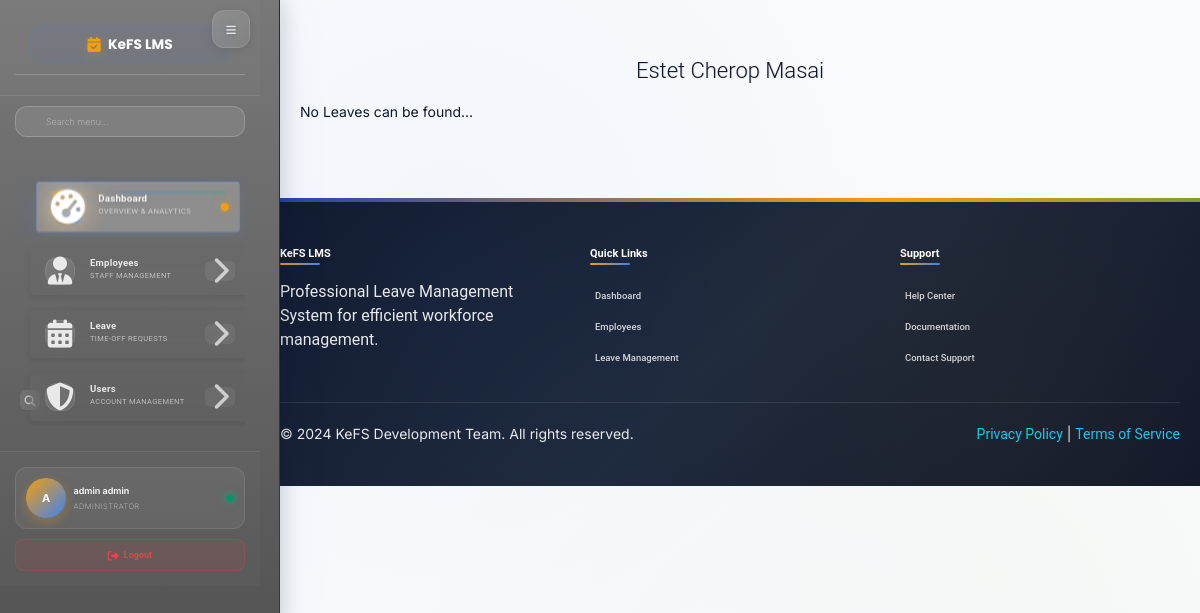
The app's page /dashboard/leaves/view/table/ (signed in), older data.
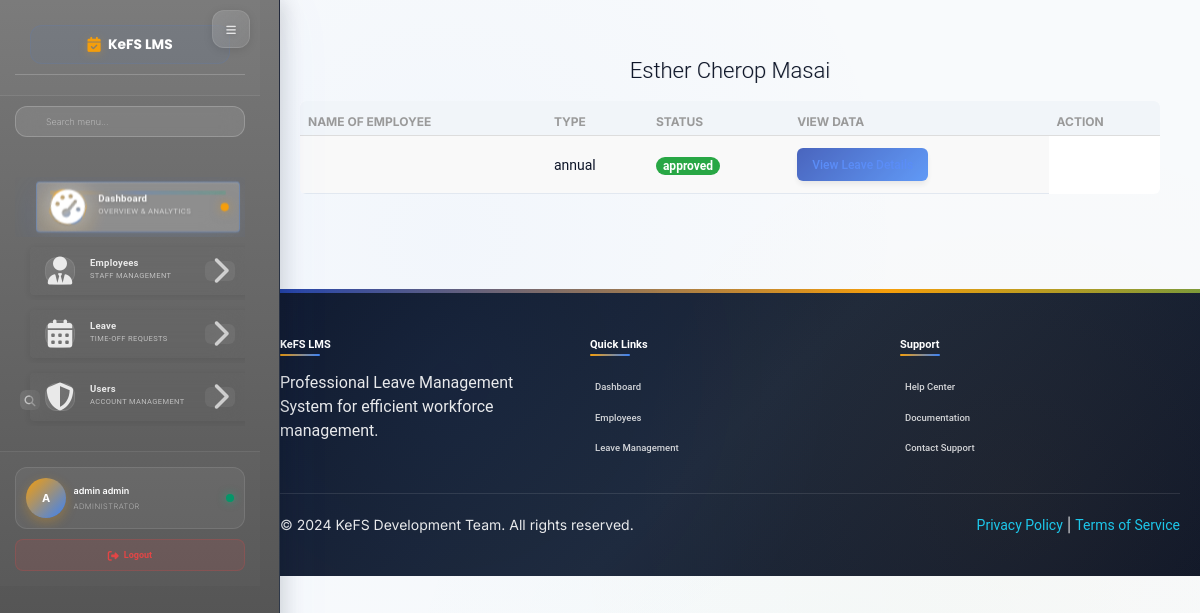
The same page, newer data.
### employee/models.py (models this page shows, shortened)
class Employee(models.Model):
    MALE = 'male'
    FEMALE = 'female'
    OTHER = 'other'
    NOT_KNOWN = 'Prefer not to say'
    GENDER = (
        (MALE, 'Male'),
        (FEMALE, 'Female'),
        (OTHER, 'Other'),
        (NOT_KNOWN, 'Prefer not to say'),
    )
    MR = 'Mr'
    MRS = 'Mrs'
    MSS = 'Mss'
    DR = 'Dr'
    SIR = 'Sir'
    MADAM = 'Madam'
    TITLE = (
        (MR, 'Mr'),
        (MRS, 'Mrs'),
        (MSS, 'Mss'),
        (DR, 'Dr'),
        (SIR, 'Sir'),
        (MADAM, 'Madam'),
    )
    FULL_TIME = 'Full-Time'
    PART_TIME = 'Part-Time'
    CONTRACT = 'Contract'
    INTERN = 'Intern'
    EMPLOYEETYPE = (
        (FULL_TIME, 'Full-Time'),
        (PART_TIME, 'Part-Time'),
        (CONTRACT, 'Contract'),
        (INTERN, 'Intern'),
    )
    user = models.ForeignKey(settings.AUTH_USER_MODEL, on_delete=models.CASCADE, default=1)
    image = models.FileField(_('Profile Image'), upload_to='profiles', default='default.png', blank=True, null=True,
                             help_text='upload image size less than 2.0MB')  # work on path username-date/image
    firstname = models.CharField(_('Firstname'), max_length=250, null=False, blank=False)
    lastname = models.CharField(_('Lastname'), max_length=250, null=False, blank=False)
    othername = models.CharField(_('Othername (optional)'), max_length=250, null=True, blank=True)
    birthday = models.DateField(_('Birthday'), blank=False, null=False)
    Department = models.ForeignKey(Department, verbose_name=_('Department'), on_delete=models.SET_NULL, null=True,
                                    default=None)
    role = models.ForeignKey(Role, verbose_name=_('Role'), on_delete=models.SET_NULL, null=True, default=None)
    startdate = models.DateField(_('Employement Date'), help_text='date of employement', blank=False, null=True)
    employeetype = models.CharField(_('Employee Type'), max_length=115, default=FULL_TIME, choices=EMPLOYEETYPE,
                                    blank=False, null=True)
    peronal_number = models.CharField(_('Personal Number'), max_length=100, null=True, blank=True)
    dateissued = models.DateField(_('Date Issued'), help_text='date staff id was issued', blank=False, null=True)
    is_blocked = models.BooleanField(_('Is Blocked'), help_text='button to toggle employee block and unblock',
                                     default=False)
    is_deleted = models.BooleanField(_('Is Deleted'), help_text='button to toggle employee deleted and undelete',
                                     default=False)
    created = models.DateTimeField(verbose_name=_('Created'), auto_now_add=True, null=True)
    updated = models.DateTimeField(verbose_name=_('Updated'), auto_now=True, null=True)
    objects = EmployeeManager()
    class Meta:
        verbose_name = _('Employee')
        verbose_name_plural = _('Employees')
        ordering = ['-created']
    @property
    def get_full_name(self):
        if self.othername:
            return f"{self.firstname} {self.lastname} {self.othername}"
        return f"{self.firstname} {self.lastname}"

### leave/models.py (models this page shows, shortened)
class Leave(models.Model):
    user = models.ForeignKey(settings.AUTH_USER_MODEL, on_delete=models.CASCADE, default=1)
    startdate = models.DateField(verbose_name=_('Start Date'), help_text='leave start date is on ..', null=True, blank=False)
    enddate = models.DateField(verbose_name=_('End Date'), help_text='coming back on ...', null=True, blank=False)
    leavetype = models.CharField(choices=LEAVE_TYPE, max_length=25, default='SICK', null=True, blank=False)
    reason = models.CharField(verbose_name=_('Reason for Leave'), max_length=255, help_text='add additional information for leave', null=True, blank=True)
    default_annual_leave_days = models.PositiveIntegerField(default=30)
    leave_days_taken = models.PositiveIntegerField(default=0)
    leave_days_remaining = models.PositiveIntegerField(default=0)
    total_leave_days_available = models.PositiveIntegerField(default=0)
    status = models.CharField(max_length=20, default='pending')
    is_approved = models.BooleanField(default=False)
    updated = models.DateTimeField(auto_now=True)
    created = models.DateTimeField(auto_now_add=True)
    holiday = models.ForeignKey('Holiday', on_delete=models.SET_NULL, null=True, blank=True)
    is_recommended = models.BooleanField(default=False)
    objects = LeaveManager()
    class Meta:
        verbose_name = _('Leave')
        verbose_name_plural = _('Leaves')
        ordering = ['-created']
    @staticmethod
    def get_total_days_taken(user, start_date, end_date):
        approved_leaves = Leave.objects.filter(user=user, is_approved=True, startdate__gte=start_date, enddate__lte=end_date)
        return sum((leave.enddate - leave.startdate).days for leave in approved_leaves)

### dashboard/views.py (the view)
# urls.py: path('leaves/view/table/',views.view_my_leave_table,name='staffleavetable'),
def view_my_leave_table(request):
    if not request.user.is_authenticated:
        return redirect('accounts:login')
    user = request.user
    financial_year_start, financial_year_end = get_financial_year_start_end(date.today())
    default_leave_days = 30
    if user.is_staff:
        leaves = Leave.objects.all()
        users = Employee.objects.all()  # Fetch all employees
    else:
        leaves = Leave.objects.filter(user=user)
        users = [Employee.objects.filter(user=user).first()]
    employee = Employee.objects.filter(user=user).first()
    user_leave_data = []
    for emp in users:
        if emp is None:
            continue
        total_days_taken = Leave.get_total_days_taken(emp.user, financial_year_start, financial_year_end)
        try:
            carried_forward = CarriedForward.objects.get(user=emp.user)
            carried_forward_days = carried_forward.leave_days_carried_forward
        except CarriedForward.DoesNotExist:
            carried_forward_days = 0
        carried_forward_days = min(carried_forward_days, 15)
        total_leave_days_available = default_leave_days + carried_forward_days
        days_remaining = total_leave_days_available - total_days_taken
        leave_details = [{
            'leavetype': leave.leavetype,
            'days_taken': (leave.enddate - leave.startdate).days if leave.is_approved else 0,
            'status': leave.status,
            'id': leave.id
        } for leave in leaves if leave.user == emp.user]
        user_leave_data.append({
            'employee': emp,
            'total_days_taken': total_days_taken,
            'days_remaining': days_remaining,
            'apply_leave_disabled': days_remaining <= 0,
            'leave_details': leave_details
        })
    dataset = {
        'leave_list': leaves,
        'employee': employee,
        'title': 'Leaves List',
        'user_leave_data': user_leave_data,
    }
    if user.is_staff:
        for data in user_leave_data:
            if data['days_remaining'] <= 7:
                messages.warning(request,
                                 f'{data["employee"].get_full_name}: Leave days are running low. Only {data["days_remaining"]} days remaining.',
                                 extra_tags='alert alert-warning alert-dismissible show')
    else:
        if user_leave_data and user_leave_data[0]['days_remaining'] <= 7:
            messages.warning(request,
                             f'Your leave days are running low. Only {user_leave_data[0]["days_remaining"]} days remaining.',
                             extra_tags='alert alert-warning alert-dismissible show')
    return render(request, 'dashboard/staff_leaves_table.html', dataset)

### dashboard/views.py (called while the page is built)
def get_financial_year_start_end(current_date):
    if current_date.month > 6:  # Assuming financial year starts in July
        financial_year_start = date(current_date.year, 7, 1)
        financial_year_end = date(current_date.year + 1, 6, 30)
    else:
        financial_year_start = date(current_date.year - 1, 7, 1)
        financial_year_end = date(current_date.year, 6, 30)
    return financial_year_start, financial_year_end

### employee/managers.py (called while the page is built)
    def get_queryset(self):
        return super().get_queryset().filter(is_deleted=False)

### leave/manager.py (called while the page is built)
	def get_queryset(self):
		return super().get_queryset()

### templates/dashboard/staff_leaves_table.html (shortened to what this page needs)
{% extends '_layout.html' %}
{% block content %}
    <section class="content">
        <section class="container-fluid">
            <section class="row">
                <section class="col col-sm-8 offset-sm-2">
                </section>
            </section>
            <div class="table-responsive table-shadow">
                <div class="text-center table-description">
                    <h4 class="title-h3" style="text-shadow: 1px 0px rgba(0, 0, 0, 0.11)">{{ employee.get_full_name }}</h4>
                </div>
                {% if leave_list %}
                    <table class="table table-striped table-hover">
                        <thead>
                            <tr>
                                <th scope="col"><b>Name of employee</b></th>
                                <th scope="col"><b>Type</b></th>
                                <th scope="col"><b>Status</b></th>
                                <th scope="col"><b>View Data</b></th>
                                <th scope="col"><b>Action</b></th>
                            </tr>
                        </thead>
                        <tbody>
                                <tr>
                            {% for leave in leave_list %}
                                    <td>{{ data.employee.get_full_name}}</td>
                                    <td>{{ leave.leavetype }}</td>
                                    {% if leave.is_approved %}
                                        <td><span class="badge badge-success" style="background-color: #28a745;">{{ leave.status }}</span></td>
                                    {% elif leave.is_recommended %}
                                        <td><span class="badge badge-info" style="background-color: #17a2b8;">{{ leave.status }}</span></td>
                                    {% elif leave.is_rejected %}
                                        <td><span class="badge badge-danger" style="background-color: #dc3545;">{{ leave.status }}</span></td>
                                    {% else %}
                                        <td><span class="badge badge-warning" style="background-color: #ffc107;">{{ leave.status }}</span></td>
                                    {% endif %}
                                    <td>
                                        <a href="{% url 'dashboard:userleaveview' leave.id %}" class="btn btn-primary btn-sm">
                                            View Leave Details
                                        </a>
                                    </td>
                                </tr>
                            {% endfor %}
                        </tbody>
                    </table>
                {% else %}
                    <span>No Leaves can be found...</span>
                {% endif %}
            </div>
        </section>
    </section>
{% endblock %}

Row changes from the older to the newer data that the page shows:
changed Employee: get_full_name "Estet Cherop Masai" → "Esther Cherop Masai"
added Leave: leavetype "annual", status "approved"
Text that changed along with them:
text no longer shown: "No Leaves can be found..."
text now shown: "NAME OF EMPLOYEE TYPE STATUS VIEW DATA ACTION"
